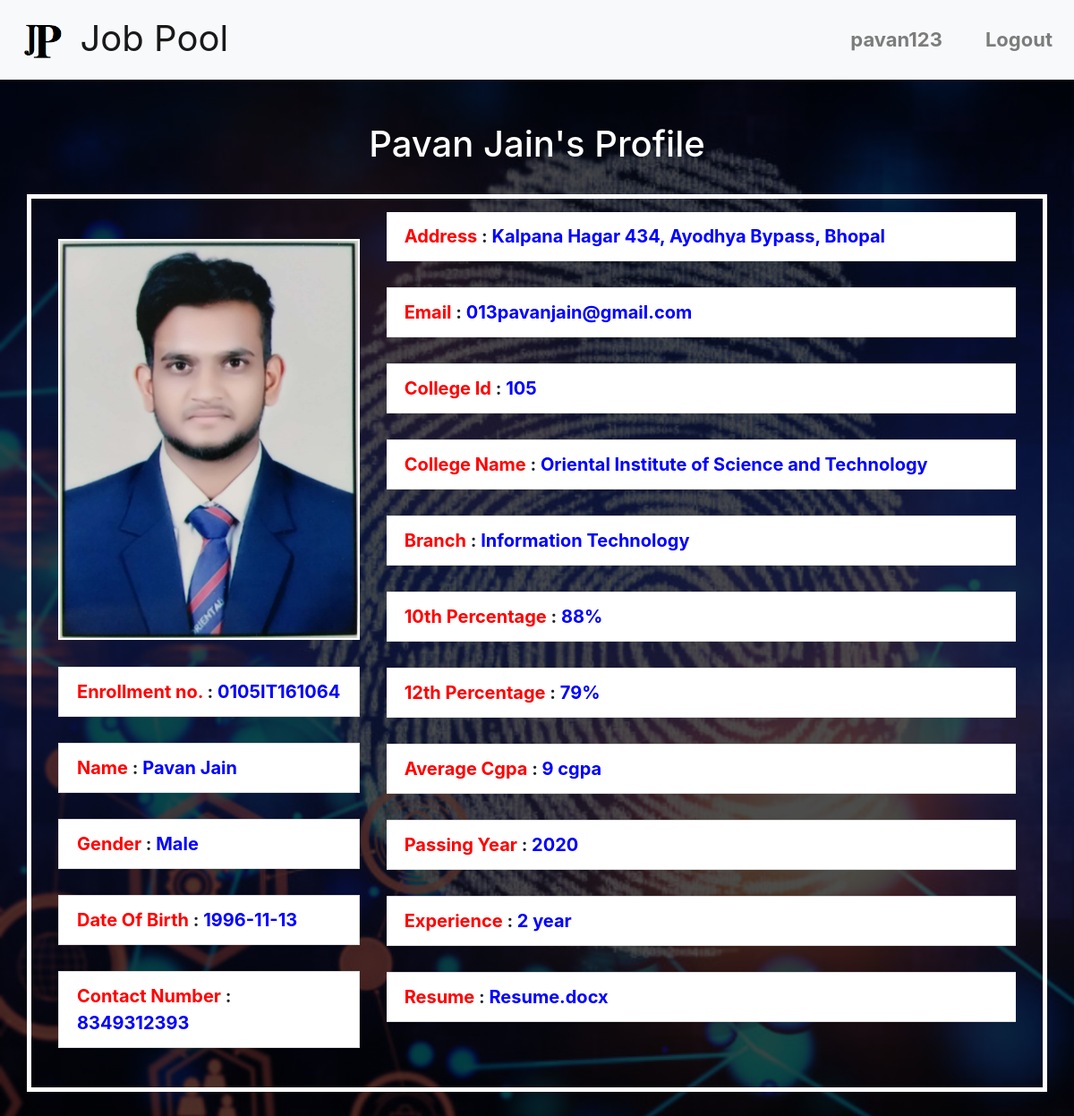
Page /Website/StudentProfile.php (signed in) on the committed database.
### tables this page shows
CREATE TABLE `student` (
  `sname` varchar(200) NOT NULL,
  `semail` varchar(200) NOT NULL,
  `enrollment` varchar(15) NOT NULL,
  `phone` varchar(20) NOT NULL,
  `address` varchar(200) NOT NULL,
  `gender` varchar(10) DEFAULT NULL,
  `dob` date NOT NULL,
  `collegeid` varchar(200) NOT NULL,
  `collegeName` varchar(200) DEFAULT NULL,
  `Branch` varchar(40) NOT NULL,
  `AvgCGPA` int(11) NOT NULL,
  `passingYear` int(11) NOT NULL,
  `tenthMarks` int(11) NOT NULL,
  `twelethMark` int(11) NOT NULL,
  `pdf` varchar(200) NOT NULL,
  `photo` varchar(200) NOT NULL,
  `Exp` int(11) DEFAULT NULL,
  `status` varchar(10) NOT NULL DEFAULT 'Invalid',
  `username` varchar(30) NOT NULL,
  `password` varchar(30) NOT NULL
);

### Website/StudentProfile.php (the view, shortened to what this page needs)
<?php
include('StudentHeader.php');
if(isset($_SESSION['username'])){
    include('DbConnection.php');
    $query='Select * from student where username="'.$_SESSION['username'].'"';
    $res=mysqli_query($con,$query);
    $arr=mysqli_fetch_array($res);
?>
<h1 style="text-align:center;color:white;"><?php echo $arr['sname'] ?>'s Profile</h1>
<div class="container">
<div class="row" style="border:5px solid white;padding:15px;font-weight:bold;font-size:20px;">
<div class="col-md-4"><br/>
<img style="border:2px solid white;" src="Students/Profile/<?php echo $arr['photo']; ?>" width="100%"></br></br>
<li class="list-group-item"><span style="color:red;">Enrollment no.</span> : <span style="color:blue"><?php echo $arr['enrollment']; ?></span></li><br/>
<li class="list-group-item"><span style="color:red;">Name</span> : <span style="color:blue"><?php echo $arr['sname']; ?></span></li><br/>
<li class="list-group-item"><span style="color:red;">Gender</span> : <span style="color:blue"><?php echo $arr['gender']; ?></span></li><br/>
<li class="list-group-item"><span style="color:red;">Date Of Birth</span> : <span style="color:blue"><?php echo $arr['dob']; ?></span></li><br/>
<li class="list-group-item"><span style="color:red;">Contact Number</span> : <span style="color:blue"><?php echo $arr['phone']; ?></span></li><br/>
</div>
<div class="col-md-8">
<ul class="list-group list-group-flush">
<li class="list-group-item"><span style="color:red;">Address</span> : <span style="color:blue"><?php echo $arr['address']; ?></span></li><br/>
<li class="list-group-item"><span style="color:red;">Email</span> : <span style="color:blue"><?php echo $arr['semail']; ?></span></li><br/>
<li class="list-group-item"><span style="color:red;">College Id</span> : <span style="color:blue"><?php echo $arr['collegeid']; ?></span></li><br/>
<li class="list-group-item"><span style="color:red;">College Name</span> : <span style="color:blue"><?php echo $arr['collegeName']; ?></span></li><br/>
<li class="list-group-item"><span style="color:red;">Branch</span> : <span style="color:blue"><?php echo $arr['Branch']; ?></span></li><br/>
<li class="list-group-item"><span style="color:red;">10th Percentage</span> : <span style="color:blue"><?php echo $arr['tenthMarks']; ?>%</span></li><br/>
<li class="list-group-item"><span style="color:red;">12th Percentage</span> : <span style="color:blue"><?php echo $arr['twelethMark']; ?>%</span></li><br/>
<li class="list-group-item"><span style="color:red;">Average Cgpa</span> : <span style="color:blue"><?php echo $arr['AvgCGPA']; ?> cgpa</span></li><br/>
<li class="list-group-item"><span style="color:red;">Passing Year</span> : <span style="color:blue"><?php echo $arr['passingYear']; ?></span></li><br/>
<li class="list-group-item"><span style="color:red;">Experience</span> : <span style="color:blue"><?php echo $arr['Exp']; ?> year</span></li><br/>
<li class="list-group-item"><span style="color:red;">Resume</span> : <a href="Students/Resume/<?php echo $arr['pdf']; ?>" style="color:blue"><?php echo $arr['pdf']; ?></a></li><br/>
</div>
</div>
</div>
<?php
}
else{
    $_SESSION['message']='You have been Logged Out, Login Again';
    header('location:index.php');
}
?>

### Website/StudentHeader.php (shortened to what this page needs)
<html>
<head>
<link rel="stylesheet" href="https://stackpath.bootstrapcdn.com/bootstrap/4.3.1/css/bootstrap.min.css">
<link rel="stylesheet" href="https://cdnjs.cloudflare.com/ajax/libs/font-awesome/4.7.0/css/font-awesome.min.css">
</head>
<body>
<nav class="navbar navbar-expand-lg navbar-light bg-light">
<a class="navbar-brand" href="StudentHome.php" style="font-size:40px;"><img src="Images/logo.png" height="60px"> Job Pool</a>
  <div class="collapse navbar-collapse" id="navbarSupportedContent">
    <ul class="navbar-nav ml-auto">
      <li class="nav-item">
        <a class="nav-link" href="StudentProfile.php" style="font-size:22px;font-weight:bold;"><?php echo $_SESSION['username']; ?></a>
      </li>
      <li class="nav-item">
        <a class="nav-link" href="Logout.php" style="font-size:22px;font-weight:bold;">Logout</a>
      </li>
    </ul>
  </div>
</nav>
</body>
</html>

### Website/StudentHeader.php (style rules this page uses)
body { background-image:linear-gradient(rgba(0,0,0,0.7),rgba(0,0,0,0.7)), url('Images/background.jpeg'); background-size:cover; }

### rows in the picture
student: sname "Pavan Jain", photo (picture), enrollment "0105IT161064", gender "Male", dob "1996-11-13", phone "8349312393", address "Kalpana Hagar 434, Ayodhya Bypass, Bhopal", semail "013pavanjain@gmail.com", collegeid "105", collegeName "Oriental Institute of Science and Technology", Branch "Information Technology", tenthMarks "88", twelethMark "79", AvgCGPA "9", passingYear "2020", Exp "2", pdf "Resume.docx"

### other values in the picture
$_SESSION['username'] "pavan123"
